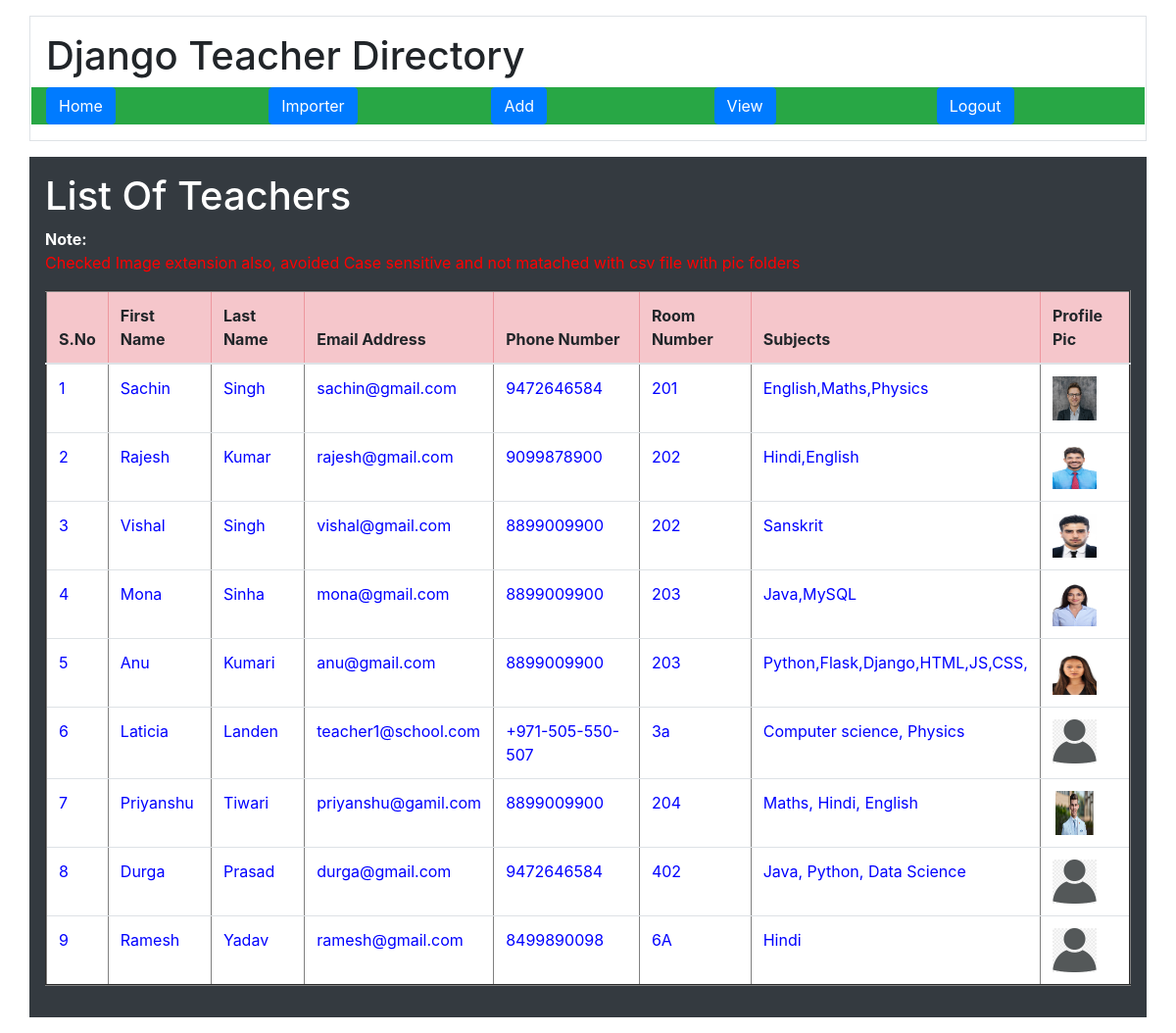
/DataView/, run on the app's committed database.
### directoryapp/models.py (models this page shows)
class TeacherModel(models.Model):
    FirstName = models.CharField(max_length=100)
    LastName = models.CharField(max_length=100)
    Profilepicture = models.ImageField(upload_to='profilepic/')
    EmailAddress = models.CharField(unique=True, max_length=100)
    PhoneNumber = models.CharField(max_length=100)
    RoomNumber = models.CharField(max_length=100)
    Subjectstaught = models.TextField(max_length=1000)
    class Meta:
        db_table = 'Teachers'

### directoryapp/views.py (the view)
# urls.py: path('DataView/', dt.DataView, name='DataView'),
def DataView(request):
    qs = TeacherModel.objects.all()
    return render(request, 'AllData.html', {'data': qs})

### templates/AllData.html
{%extends 'appbase.html'%}
{%block contents%}
<div class="container p-3 my-3 bg-dark text-white">
    <h1>List Of Teachers</h1>
    <span>
        <strong>Note:</strong>
        <p style="color:RED">Checked Image extension also, avoided Case sensitive and not matached with csv file with
            pic folders</p>
    </span>
    <table border="2px" class="table table-hover">
        <thead>
            <tr class="table-danger">
                <th scope="col">S.No</th>
                <th scope="col">First Name</th>
                <th scope="col">Last Name</th>
                <th scope="col">Email Address</th>
                <th scope="col">Phone Number</th>
                <th scope="col">Room Number</th>
                <th scope="col">Subjects</th>
                <th scope="col">Profile Pic</th>
            </tr>
        </thead>
        <tbody>
            {% for i in data %}
            <tr scope="row" style="color: BLUE; background-color:White">
                <td>{{forloop.counter}}</td>
                <td>{{i.FirstName}}</td>
                <td>{{i.LastName}}</td>
                <td>{{i.EmailAddress}}</td>
                <td>{{i.PhoneNumber}}</td>
                <td>{{i.RoomNumber}}</td>
                <td>{{i.Subjectstaught}}</td>
                <td><img src="/media/{{i.Profilepicture}}" width="45" height="45"
                        onerror="this.onerror=null; this.src='/media/profilepic/default.jpg';"></td>
            </tr>
            {% endfor %}
        </tbody>
    </table>
</div>
{%endblock%}

### templates/appbase.html (shortened to what this page needs)
<!DOCTYPE html>
<html lang="en">
<head>
  <link rel="stylesheet" href="https://maxcdn.bootstrapcdn.com/bootstrap/4.5.2/css/bootstrap.min.css">
</head>
<body>
  <div class="container p-3 my-3 border">
    <h1>Django Teacher Directory</h1>
    <div class="row">
      <div class="col bg-success"><a href="{%url 'apphome'%}" class="btn btn-primary">Home</a></div>
      <div class="col bg-success"><a href="{%url 'importedForm'%}" class="btn btn-primary">Importer</a></div>
      <div class="col bg-success"><a href="{%url 'AddTeacherData'%}" class="btn btn-primary">Add</a></div>
      <div class="col bg-success"><a href="{%url 'DataView'%}" class="btn btn-primary">View</a></div>
      <div class="col bg-success"><a href="{%url 'logout'%}" class="btn btn-primary">Logout</a></div>
    </div>
  </div>
  {%block contents%}
  {%endblock%}
</body>
</html>

### data on the page
TeacherModel: FirstName "Sachin", LastName "Singh", EmailAddress "sachin@gmail.com", PhoneNumber "9472646584", RoomNumber "201", Subjectstaught "English,Maths,Physics", Profilepicture (picture)
TeacherModel: FirstName "Rajesh", LastName "Kumar", EmailAddress "rajesh@gmail.com", PhoneNumber "9099878900", RoomNumber "202", Subjectstaught "Hindi,English", Profilepicture (picture)
TeacherModel: FirstName "Vishal", LastName "Singh", EmailAddress "vishal@gmail.com", PhoneNumber "8899009900", RoomNumber "202", Subjectstaught "Sanskrit", Profilepicture (picture)
TeacherModel: FirstName "Mona", LastName "Sinha", EmailAddress "mona@gmail.com", PhoneNumber "8899009900", RoomNumber "203", Subjectstaught "Java,MySQL", Profilepicture (picture)
TeacherModel: FirstName "Anu", LastName "Kumari", EmailAddress "anu@gmail.com", PhoneNumber "8899009900", RoomNumber "203", Subjectstaught "Python,Flask,Django,HTML,JS,CSS,", Profilepicture (picture)
TeacherModel: FirstName "Laticia", LastName "Landen", EmailAddress "teacher1@school.com", PhoneNumber "+971-505-550-507", RoomNumber "3a", Subjectstaught "Computer science, Physics", Profilepicture (placeholder picture)
TeacherModel: FirstName "Priyanshu", LastName "Tiwari", EmailAddress "priyanshu@gamil.com", PhoneNumber "8899009900", RoomNumber "204", Subjectstaught "Maths, Hindi, English", Profilepicture (picture)
TeacherModel: FirstName "Durga", LastName "Prasad", EmailAddress "durga@gmail.com", PhoneNumber "9472646584", RoomNumber "402", Subjectstaught "Java, Python, Data Science"
TeacherModel: FirstName "Ramesh", LastName "Yadav", EmailAddress "ramesh@gmail.com", PhoneNumber "8499890098", RoomNumber "6A", Subjectstaught "Hindi", Profilepicture (placeholder picture)
